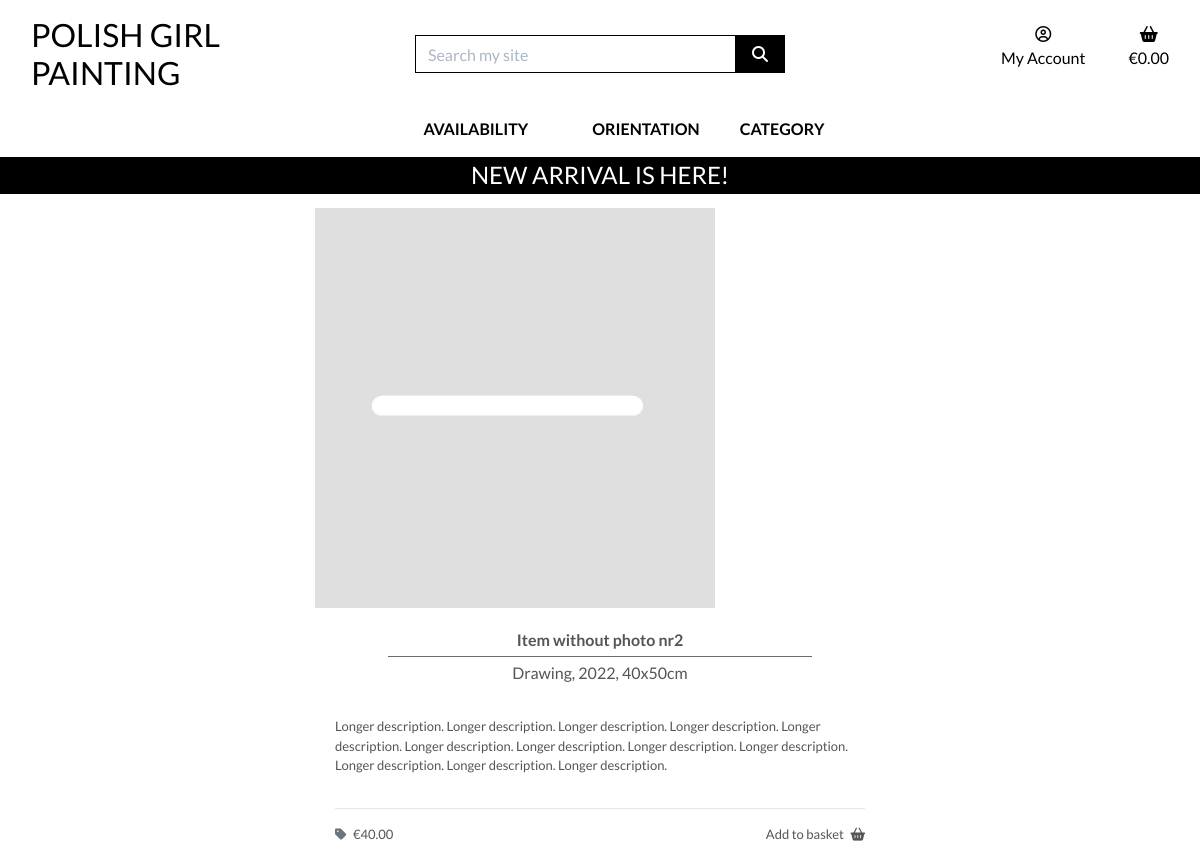
/products/3/, run on an earlier commit of the app's database.
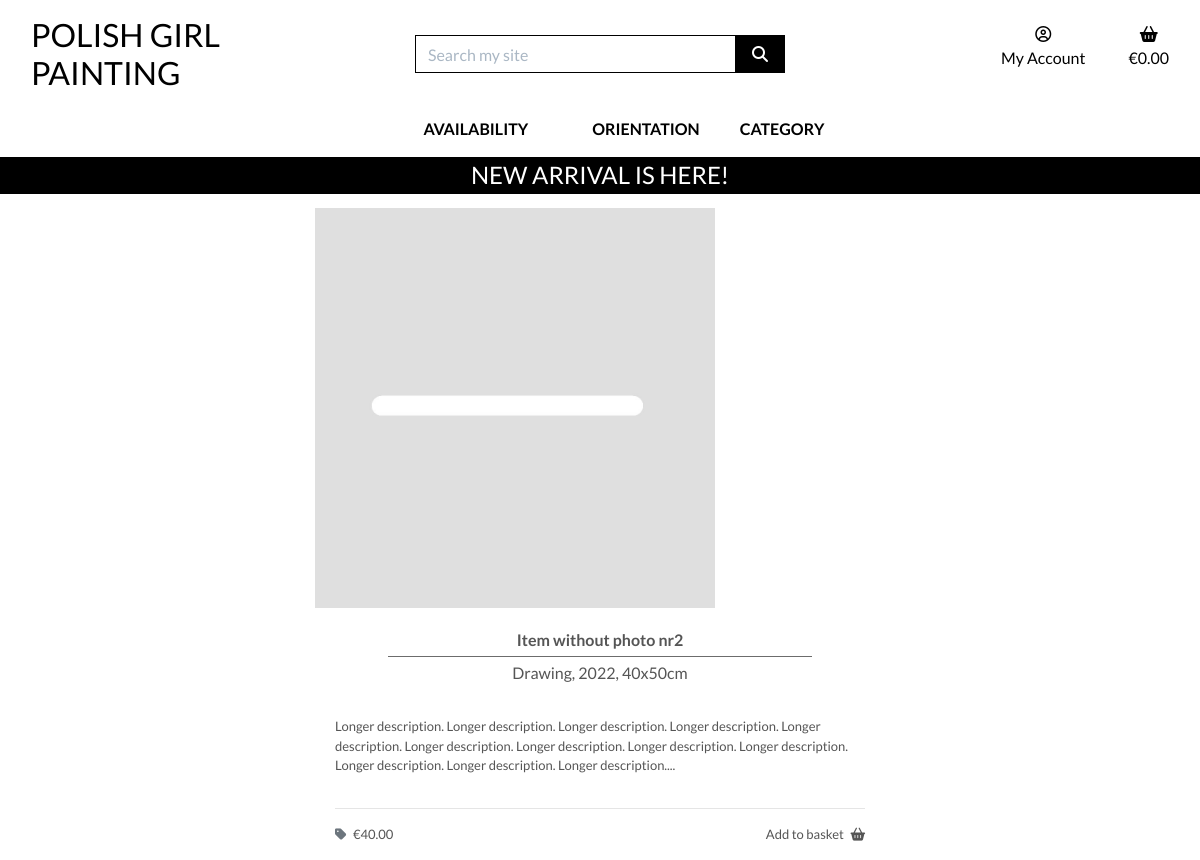
And on a later commit of the database.
### products/models.py (models this page shows, shortened)
class Product(models.Model):
    sku = models.CharField(
        max_length=254,
        null=True,
        blank=True)
    title = models.CharField(
        max_length=254,
        unique=True)
    excerpt = models.TextField(
        blank=True)
    description = models.TextField()
    price = models.DecimalField(
        max_digits=6,
        decimal_places=2,
        null=True,
        blank=True)
    image = models.ImageField(
        null=True,
        blank=True)
    category = models.ForeignKey(
        'Category',
        null=True,
        blank=True,
        on_delete=models.SET_NULL)
    orientation = models.CharField(
        max_length=9,
        choices=ORIENTATION,
        null=True,
        blank=True)
    priority = models.CharField(
        max_length=10,
        choices=PRIORITY_CHOICES,
        default="3 - Normal",
        null=True,
        blank=True)
    available = models.BooleanField(
        default=True)
    created_on = models.DateTimeField(
        auto_now_add=True)
    updated_on = models.DateTimeField(
        auto_now=True)
    live = models.BooleanField(
        default=False)
    class Meta:
        ordering = ['priority', 'created_on']

### products/views.py (the view)
def product_detail(request, product_id):
    product = get_object_or_404(Product, pk=product_id)
    context = {
        'product': product,
    }
    return render(request, 'products/product_detail.html', context)

### products/templates/products/product_detail.html (shortened to what this page needs)
{% extends "base.html" %}
{% load static %}
{% block page_header %}
    <div class="container header-container">
    </div>
{% endblock %}
{% block content %}
    <div class="container-fluid">
        <div class="row">
            <div class="col-12 col-md-8 offset-md-2 col-lg-6 offset-lg-3 mt-5">
                <div class="image-container">
                    {% if product.image %}
                        <a href="{{ product.image.url }}" target="_blank">
                            <img src="{{ product.image.url }}" alt="{{ product.title }}" class="card-img-top img-fluid">
                        </a>
                    {% else %}
                        <a href="">
                            <img src="{{ MEDIA_URL }}placeholder.jpg" alt="{{ product.title }}" class="card-image-top img-fluid">
                        </a>
                    {% endif %}
                </div>
                <div class="card-body text-center">
                    <p class="mb-0 font-weight-bold">{{ product.title }}</p>
                    <hr class="hr-middle">
                    <p class="mb-0">{{ product.excerpt }}</p>
                </div>
                <div class="card-footer">
                    <div class="row">
                        <div class="col">
                            <p class="description">
                                {{ product.description }}
                            </p>
                            <hr>
                            <p class="float-left">
                                <i class="fas fa-tag mr-1 text-muted"></i> &euro;{{ product.price }}
                            </p>
                            <p class="float-right">
                                Add to basket
                                <i class="fas fa-shopping-basket ml-1"></i>
                            </p>
                        </div>
                    </div>
                </div>
            </div>
        </div>
    </div>
{% endblock %}

What changed in the data, as far as the page shows it:
changed Product "Item without photo nr2": description "…description. Longer description. Longer description." → "…description. Longer description. Longer description...."
